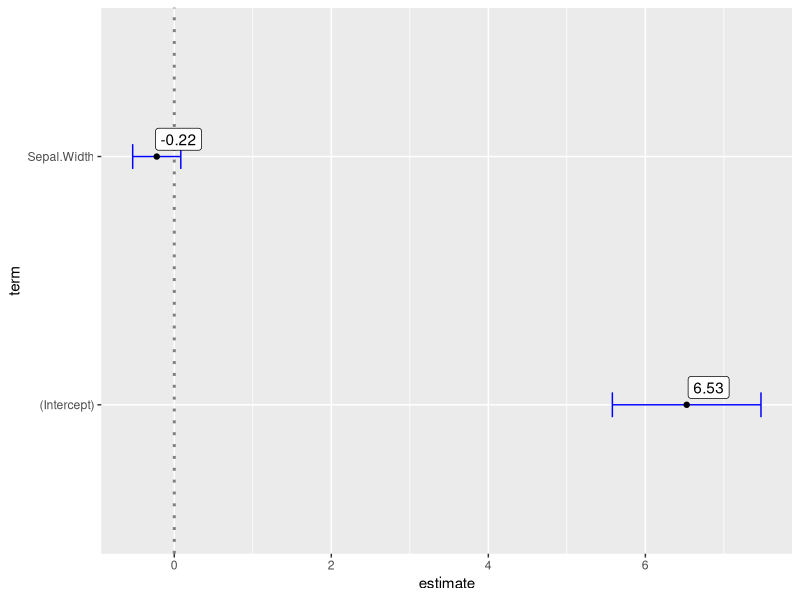
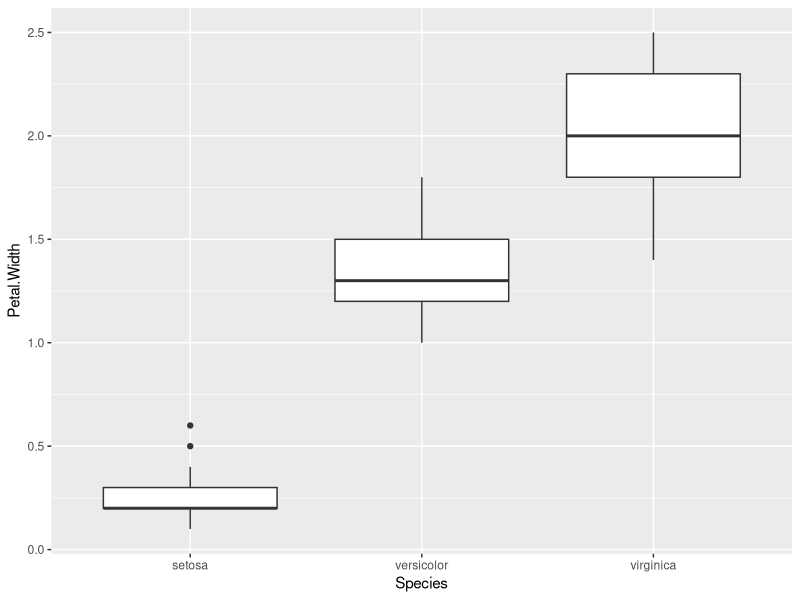

These charts were generated, in order, by the following R code: (Note: this script raises an error after producing the figures.)
## ---- chunk 1

## ---- chunk 2
knitr::opts_chunk$set(warning = FALSE, echo = TRUE, message = FALSE)

require(tidyverse)
require(GGally)

tidyverse::tidyverse_conflicts()
## ---- chunk 3
iris %>% 
  lm(Sepal.Length ~ Sepal.Width, data = .) %>% 
  broom::tidy()
## ---- chunk 4
iris %>% 
  lm(Sepal.Length ~ Sepal.Width, data = .) %>% 
  GGally::ggcoef(errorbar_color = "blue", errorbar_height = .1) +
    ggrepel::geom_label_repel(ggplot2::aes(label = round(estimate, 2)))
## ---- chunk 5
iris %>% 
  ggplot2::ggplot(ggplot2::aes(x = Species, y = Petal.Width)) +
    ggplot2::geom_boxplot()

aov(Petal.Width ~ Species, data = iris) %>% 
  TukeyHSD() %>%
  broom::tidy()
## ---- chunk 6
aov(Petal.Width ~ Species, data = iris) %>% 
  TukeyHSD() %>%
  broom::tidy() %>% 
  dplyr::select(-term) %>% 
  dplyr::rename(term = comparison) %>% 
  GGally::ggcoef(errorbar_color = "blue", errorbar_height = .1)
## ---- chunk 7

